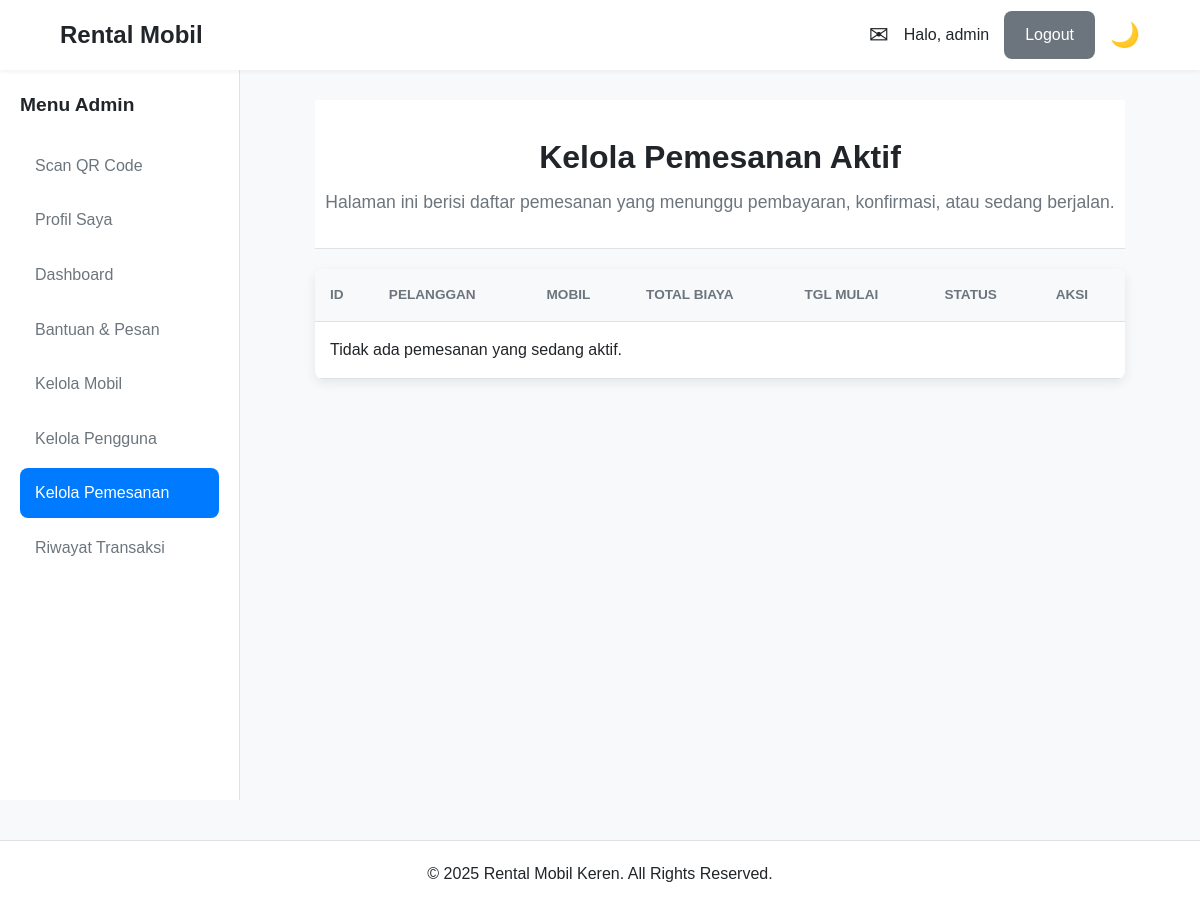
Before: /admin/pembayaran.php (signed in) with the older database file.
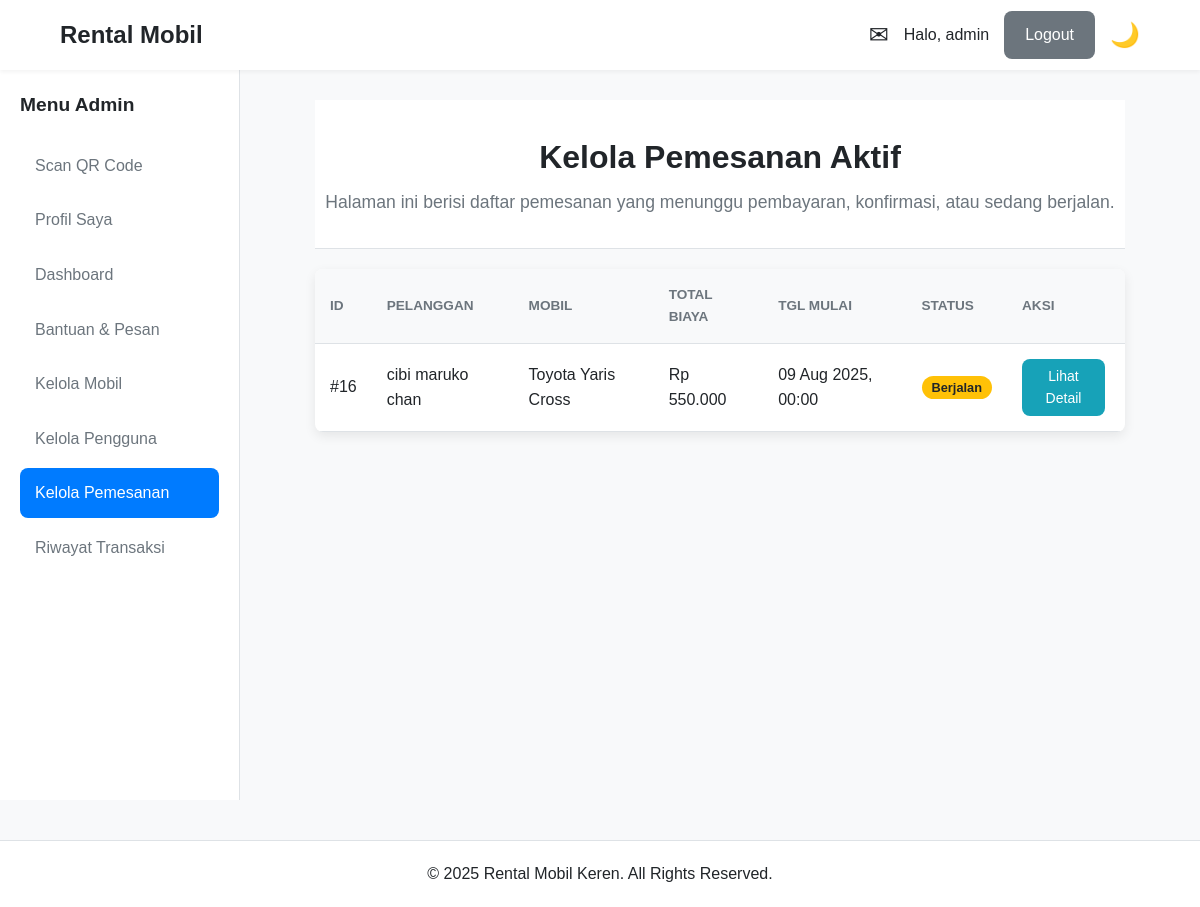
After: the same page with the newer database file.
### tables this page shows
CREATE TABLE `pemesanan` (
  `id_pemesanan` int(11) NOT NULL,
  `kode_pemesanan` varchar(10) NOT NULL,
  `id_pengguna` int(11) NOT NULL,
  `id_mobil` int(11) NOT NULL,
  `tanggal_mulai` datetime NOT NULL,
  `tanggal_selesai` datetime NOT NULL,
  `tanggal_pengembalian` datetime DEFAULT NULL,
  `total_biaya` decimal(12,2) NOT NULL,
  `total_denda` decimal(12,2) DEFAULT 0.00,
  `total_biaya_diajukan` decimal(12,2) DEFAULT NULL,
  `status_pemesanan` enum('Menunggu Pembayaran','Dikonfirmasi','Berjalan','Selesai','Dibatalkan','Pengajuan Pembatalan','Pengajuan Ambil Cepat','Menunggu Pembayaran Denda','Pengajuan Ditolak') NOT NULL,
  `alasan_pembatalan` text DEFAULT NULL,
  `rekening_pembatalan` varchar(50) DEFAULT NULL,
  `rating_pengguna` int(1) DEFAULT NULL,
  `review_pelanggan` text DEFAULT NULL,
  `catatan_admin` varchar(255) DEFAULT NULL,
  `waktu_pengambilan` datetime DEFAULT NULL,
  `waktu_pengembalian` datetime DEFAULT NULL,
  `batas_pembayaran` datetime DEFAULT NULL,
  `tgl_mulai_diajukan` datetime DEFAULT NULL,
  `tanggal_pemesanan` timestamp NOT NULL DEFAULT current_timestamp(),
  `updated_at` timestamp NOT NULL DEFAULT current_timestamp() ON UPDATE current_timestamp()
);

CREATE TABLE `pengguna` (
  `id_pengguna` int(11) NOT NULL,
  `username` varchar(50) NOT NULL,
  `password` varchar(255) NOT NULL,
  `nama_lengkap` varchar(100) NOT NULL,
  `nik` varchar(16) DEFAULT NULL,
  `foto_ktp` varchar(255) DEFAULT NULL,
  `email` varchar(100) NOT NULL,
  `no_telp` varchar(15) NOT NULL,
  `alamat` text DEFAULT NULL,
  `role` enum('Admin','Karyawan','Pelanggan') NOT NULL DEFAULT 'Pelanggan',
  `created_at` timestamp NOT NULL DEFAULT current_timestamp()
);

CREATE TABLE `mobil` (
  `id_mobil` int(11) NOT NULL,
  `plat_nomor` varchar(10) NOT NULL,
  `merk` varchar(50) NOT NULL,
  `model` varchar(50) NOT NULL,
  `tahun` year(4) NOT NULL,
  `jenis_mobil` varchar(50) DEFAULT NULL,
  `harga_sewa_harian` decimal(10,2) NOT NULL,
  `denda_per_hari` decimal(10,2) NOT NULL,
  `status` enum('Tersedia','Disewa','Perawatan','Tidak Aktif','Dipesan') NOT NULL DEFAULT 'Tersedia',
  `gambar_mobil` varchar(255) DEFAULT NULL,
  `spesifikasi` text DEFAULT NULL,
  `kelas_mobil` enum('Low level','Mid level','High level','Luxury') DEFAULT 'Mid level',
  `updated_at` timestamp NOT NULL DEFAULT current_timestamp() ON UPDATE current_timestamp()
);

### includes/functions.php (called while the page is built, shortened)
<?php
function format_rupiah($angka) {
    return 'Rp ' . number_format($angka, 0, ',', '.');
}

### admin/pembayaran.php (the view, shortened to what this page needs)
<?php
require_once '../includes/config.php';
require_once '../includes/functions.php';
require_once '../includes/header.php';
try {
    $stmt = $pdo->query("
        SELECT p.*, pg.nama_lengkap, m.merk, m.model
        FROM pemesanan p
        JOIN pengguna pg ON p.id_pengguna = pg.id_pengguna
        JOIN mobil m ON p.id_mobil = m.id_mobil
        WHERE p.status_pemesanan NOT IN ('Selesai', 'Dibatalkan')
        ORDER BY p.tanggal_pemesanan DESC
    ");
    $bookings = $stmt->fetchAll();
} catch (PDOException $e) {
    $bookings = [];
}
?>
<div class="page-header">
    <h1>Kelola Pemesanan Aktif</h1>
    <p>Halaman ini berisi daftar pemesanan yang menunggu pembayaran, konfirmasi, atau sedang berjalan.</p>
</div>
<div class="table-container"
    data-live-context="admin_pemesanan"
    data-live-total="<?= count($bookings) ?>"
    data-live-last-update="<?= $pdo->query("SELECT MAX(tanggal_pemesanan) FROM pemesanan")->fetchColumn() ?>">
    <table>
        <thead>
            <tr>
                <th>ID</th>
                <th>Pelanggan</th>
                <th>Mobil</th>
                <th>Total Biaya</th>
                <th>Tgl Mulai</th>
                <th>Status</th>
                <th>Aksi</th>
            </tr>
        </thead>
        <tbody>
            <?php if (!empty($bookings)): ?>
                <?php foreach ($bookings as $booking): ?>
                    <tr>
                        <td>#<?= htmlspecialchars($booking['id_pemesanan']) ?></td>
                        <td><?= htmlspecialchars($booking['nama_lengkap']) ?></td>
                        <td><?= htmlspecialchars($booking['merk'] . ' ' . $booking['model']) ?></td>
                        <td><?= format_rupiah($booking['total_biaya']) ?></td>
                        <td><?= date('d M Y, H:i', strtotime($booking['tanggal_mulai'])) ?></td>
                        <td><span class="status-badge status-<?= strtolower(str_replace(' ', '-', $booking['status_pemesanan'])) ?>"><?= htmlspecialchars($booking['status_pemesanan']) ?></span></td>
                        <td>
                            <a href="../actions/pemesanan/detail.php?id=<?= $booking['id_pemesanan'] ?>" class="btn btn-info btn-sm">Lihat Detail</a>
                        </td>
                    </tr>
                <?php endforeach; ?>
            <?php else: ?>
                <tr>
                    <td colspan="7">Tidak ada pemesanan yang sedang aktif.</td>
                </tr>
            <?php endif; ?>
        </tbody>
    </table>
</div>
<?php
require_once '../includes/footer.php';
?>

Changed rows visible on the page:
added pemesanan: id_pemesanan "16", id_pengguna.nama_lengkap "cibi maruko chan", id_mobil.model "Toyota Yaris Cross", total_biaya "Rp 550.000", tanggal_mulai "09 Aug 2025, 00:00", status_pemesanan "Berjalan"
Other visible differences:
text no longer shown: "Tidak ada pemesanan yang sedang aktif."
